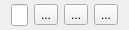
<?xml version="1.0" encoding="UTF-8"?>
<ui version="4.0">
 <class>CustomScriptsListItem</class>
 <widget class="QFrame" name="CustomScriptsListItem">
  <property name="geometry">
   <rect>
    <x>0</x>
    <y>0</y>
    <width>129</width>
    <height>30</height>
   </rect>
  </property>
  <property name="sizePolicy">
   <sizepolicy hsizetype="Preferred" vsizetype="Fixed">
    <horstretch>0</horstretch>
    <verstretch>0</verstretch>
   </sizepolicy>
  </property>
  <layout class="QHBoxLayout">
   <property name="topMargin">
    <number>4</number>
   </property>
   <property name="bottomMargin">
    <number>4</number>
   </property>
   <item>
    <widget class="QLineEdit" name="lineEdit_filepath">
     <property name="minimumSize">
      <size>
       <width>1</width>
       <height>0</height>
      </size>
     </property>
     <property name="text">
      <string/>
     </property>
    </widget>
   </item>
   <item>
    <widget class="QToolButton" name="b_Choose">
     <property name="toolTip">
      <string>Choose a new filepath for this script</string>
     </property>
     <property name="text">
      <string>...</string>
     </property>
     <property name="icon">
      <iconset resource="../resources/images.qrc">
       <normaloff>:/icons/folder.ico</normaloff>:/icons/folder.ico</iconset>
     </property>
    </widget>
   </item>
   <item>
    <widget class="QToolButton" name="b_Edit">
     <property name="toolTip">
      <string>Open this script file</string>
     </property>
     <property name="text">
      <string>...</string>
     </property>
     <property name="icon">
      <iconset resource="../resources/images.qrc">
       <normaloff>:/icons/edit_document.ico</normaloff>:/icons/edit_document.ico</iconset>
     </property>
    </widget>
   </item>
   <item>
    <widget class="QToolButton" name="b_Delete">
     <property name="toolTip">
      <string>Remove this script</string>
     </property>
     <property name="text">
      <string>...</string>
     </property>
     <property name="icon">
      <iconset resource="../resources/images.qrc">
       <normaloff>:/icons/delete.ico</normaloff>:/icons/delete.ico</iconset>
     </property>
    </widget>
   </item>
  </layout>
 </widget>
 <resources>
  <include location="../resources/images.qrc"/>
 </resources>
 <connections/>
</ui>
